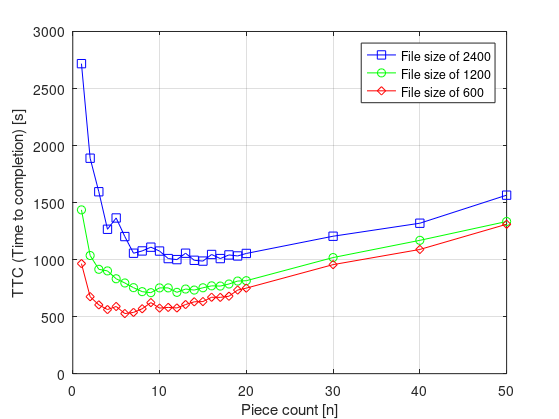
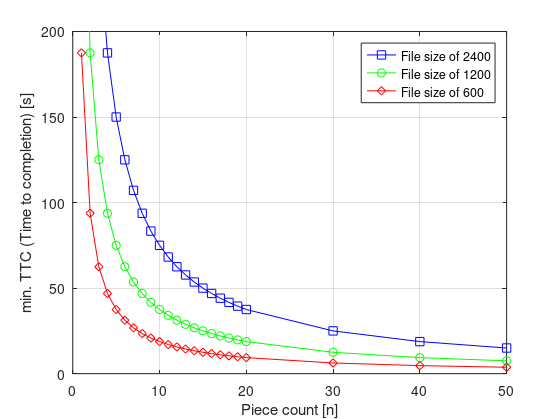

These figures' MATLAB source, in order:
data = [
%File Size = 2400			
%Chunk Count	Minimum Time To Download 1-4 Pieces	Chunk Size	Time	Messages
1	750	2400	2718	38191
2	375	1200	1889	44199
3	250	800	1595	39501
4	187.5	600	1266	33453
5	150	480	1365	37299
6	125	400	1202	31931
7	107.14	342.86	1056	28433
8	93.75	300	1076	29229
9	83.33	266.67	1109	30689
10	75	240	1075	30627
11	68.18	218.18	1009	27937
12	62.5	200	1000	28815
13	57.69	184.62	1056	30217
14	53.57	171.43	994	30385
15	50	160	987	29091
16	46.88	150	1045	31577
17	44.12	141.18	1009	31135
18	41.67	133.33	1041	30725
19	39.47	126.32	1032	32261
20	37.5	120	1054	32765
30	25	80	1205	39689
40	18.75	60	1319	47925
50	15	48	1565	57539
%File Size = 1200			
%Chunk Count	Minimum Time To Download 1-4 Pieces	Chunk Size	Time	Messages
1	375	1200	1436	21071
2	187.5	600	1036	25167
3	125	400	915	23235
4	93.75	300	901	23857
5	75	240	832	23301
6	62.5	200	795	22457
7	53.57	171.43	754	21069
8	46.88	150	719	20747
9	41.67	133.33	710	21709
10	37.5	120	752	23003
11	34.09	109.09	752	23011
12	31.25	100	713	22491
13	28.85	92.31	742	23641
14	26.79	85.71	733	23061
15	25	80	753	25195
16	23.44	75	770	26065
17	22.06	70.59	768	25751
18	20.83	66.67	786	26781
19	19.74	63.16	812	28317
20	18.75	60	815	28101
30	12.5	40	1018	36443
40	9.38	30	1169	45155
50	7.5	24	1334	53741
%File Size = 600			
%Chunk Count	Minimum Time To Download 1-4 Pieces	Chunk Size	Time	Messages
1	187.5	600	965	12531
2	93.75	300	675	16201
3	62.5	200	603	15607
4	46.88	150	562	15901
5	37.5	120	589	17367
6	31.25	100	527	16107
7	26.79	85.71	537	16885
8	23.44	75	569	17753
9	20.83	66.67	623	20423
10	18.75	60	575	18687
11	17.05	54.55	581	18835
12	15.63	50	576	19619
13	14.42	46.15	606	20201
14	13.39	42.86	630	21733
15	12.5	40	632	21405
16	11.72	37.5	670	23271
17	11.03	35.29	669	23791
18	10.42	33.33	679	24549
19	9.87	31.58	733	25311
20	9.38	30	750	27019
30	6.25	20	956	35633
40	4.69	15	1089	43249
50	3.75	12	1310	53283
];

% Extract
x = data(1:23,1);
yTime1 = data(1:23,4);
yTime2 = data(24:46,4);
yTime3 = data(47:69,4);
yminTime1 = data(1:23,2);
yminTime2 = data(24:46,2);
yminTime3 = data(47:69,2);

% Plot
figure1 = figure();
axes1 = axes('Parent',figure1);
line(x,yTime1,'Parent',axes1,'Marker','s','Color',[0 0 1],'DisplayName','File size of 2400');
line(x,yTime2,'Parent',axes1,'Marker','o','Color',[0 1 0],'DisplayName','File size of 1200');
line(x,yTime3,'Parent',axes1,'Marker','d','Color',[1 0 0],'DisplayName','File size of 600');
ylim(axes1,[0 3000]);
box(axes1,'on');
grid(axes1,'on');
xlabel('Piece count [n]');
ylabel('TTC (Time to completion) [s]');
legend(axes1,'show');

% Export
set(figure1,'PaperPositionMode','auto');
set(figure1,'PaperSize',[16 12]); 
set(figure1,'PaperUnits','centimeters'); 
print(figure1,'-loose','-dpdf','../figs/Experiment4_TTC');
%close(figure1);

% Plot
figure2 = figure();
axes2 = axes('Parent',figure2);
line(x,yminTime1,'Parent',axes2,'Marker','s','Color',[0 0 1],'DisplayName','File size of 2400');
line(x,yminTime2,'Parent',axes2,'Marker','o','Color',[0 1 0],'DisplayName','File size of 1200');
line(x,yminTime3,'Parent',axes2,'Marker','d','Color',[1 0 0],'DisplayName','File size of 600');
ylim(axes2,[0 200]);
box(axes2,'on');
grid(axes2,'on');
xlabel('Piece count [n]');
ylabel('min. TTC (Time to completion) [s]');
legend(axes2,'show');

% Export
set(figure2,'PaperPositionMode','auto');
set(figure2,'PaperSize',[16 12]); 
set(figure2,'PaperUnits','centimeters'); 
print(figure2,'-loose','-dpdf','../figs/Experiment4_min_TTC');
%close(figure2);
